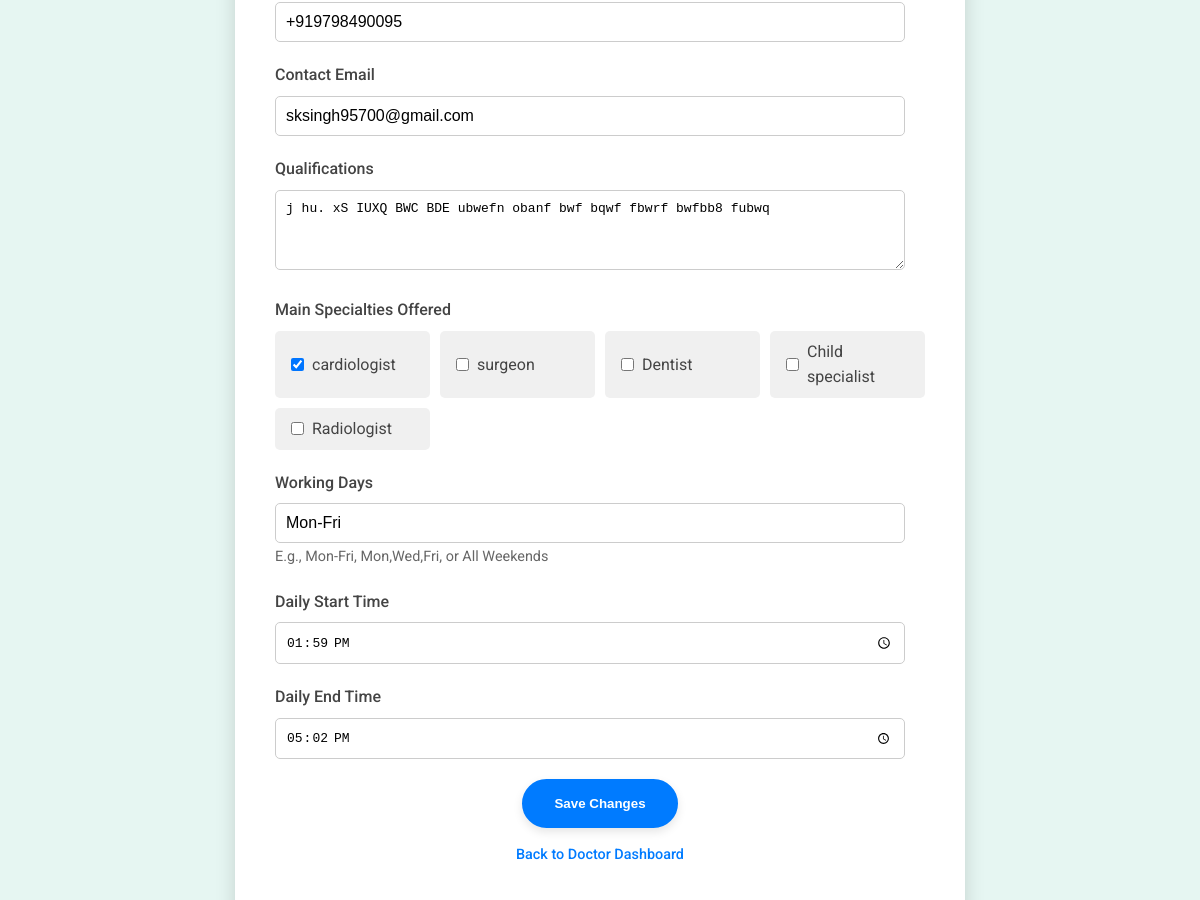
The page /doctors/profile/edit/ (signed in, middle part) on the database as committed earlier.
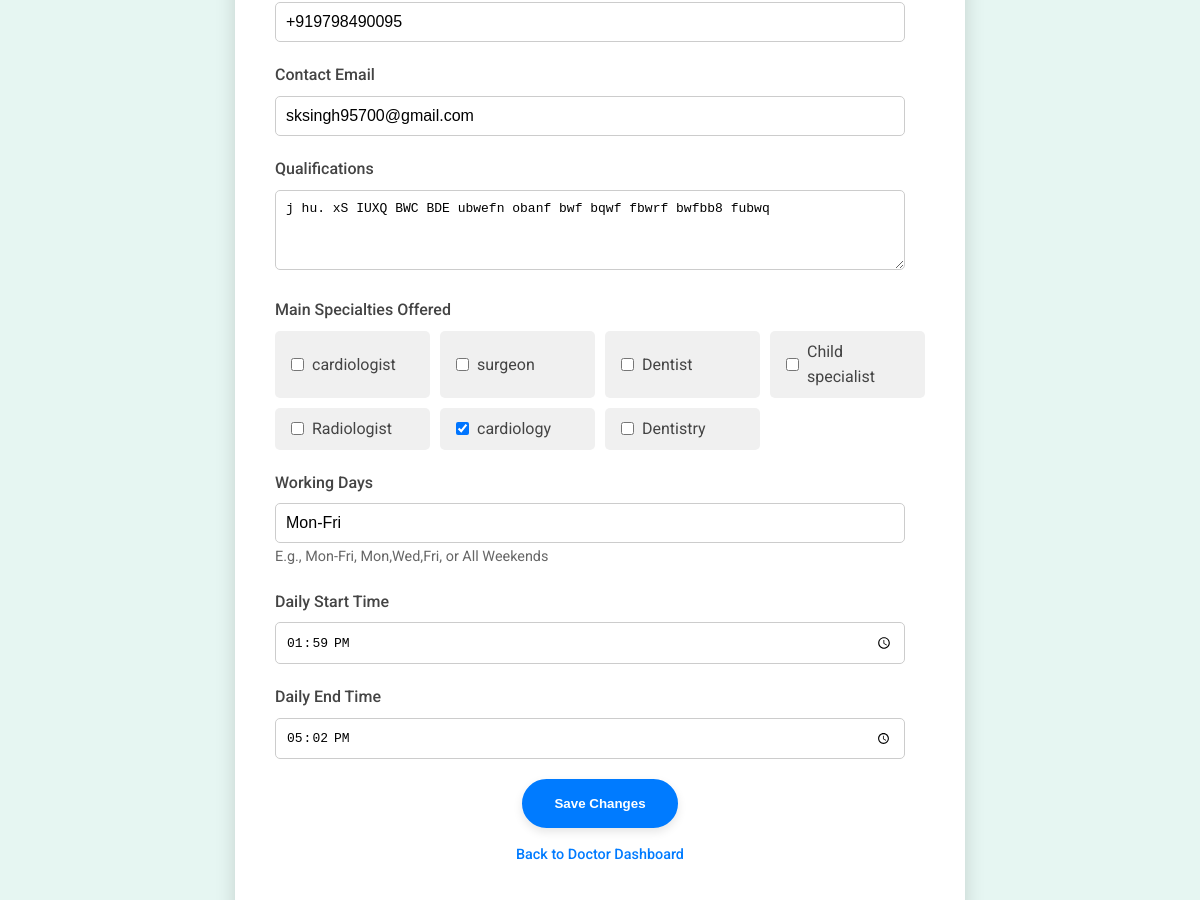
The same page on the database as committed later.
### doctors/models.py (models this page shows)
class Specialty(models.Model):
    name = models.CharField(max_length=100, unique=True)
    class Meta:
        verbose_name_plural = "Specialties"
    def __str__(self):
        return self.name

### doctors/views.py (the view)
# urls.py: path('profile/edit/', views.doctor_profile_edit, name='doctor_profile_edit'),
@login_required
def doctor_profile_edit(request):
    try:
        doctor = request.user.doctor_login_profile
        if not doctor.is_approved:
            messages.warning(request, "Your doctor profile is pending approval. You cannot edit it until approved.")
            return redirect('doctor_dashboard') # Or landing_page
    except Doctor.DoesNotExist:
        messages.error(request, "You are not registered as a doctor.")
        return redirect('register_clinic')
    if request.method == 'POST':
        form = DoctorProfileEditForm(request.POST, instance=doctor)
        if form.is_valid():
            doctor_instance = form.save(commit=False)
            doctor_instance.save() # Save the doctor's non-M2M fields
            form.save_m2m() # Save the ManyToManyField (specialties)
            messages.success(request, 'Your profile has been updated successfully!')
            return redirect('doctor_dashboard') # Redirect back to doctor dashboard
        else:
            messages.error(request, 'Please correct the errors below.')
    else:
        form = DoctorProfileEditForm(instance=doctor) # Pre-populate form with current doctor data
    context = {
        'form': form,
        'doctor': doctor, # Pass doctor object for template title/context
    }
    return render(request, 'doctors/doctor_profile_edit.html', context)

### templates/doctors/doctor_profile_edit.html (shortened to what this page needs)
{% extends 'base.html' %}
{% block content %}
    <section class="profile-edit-section">
        <div class="container">
            <div class="profile-edit-card">
                <form method="post">
                    {% for field in form %}
                        <div class="form-group">
                            <label for="{{ field.id_for_label }}">{{ field.label }}</label>
                            {% if field.name == 'specialties' %}
                                <ul class="checkbox-select-multiple">
                                    {% for choice in field %}
                                        <li>
                                            {{ choice.tag }}
                                            <label for="{{ choice.id_for_label }}">{{ choice.choice_label }}</label>
                                        </li>
                                    {% endfor %}
                                </ul>
                            {% else %}
                                {{ field }}
                            {% endif %}
                            {% if field.help_text %}
                                <small class="help-text">{{ field.help_text }}</small>
                            {% endif %}
                        </div>
                    {% endfor %}
                    <button type="submit" class="btn-primary">Save Changes</button>
                </form>
                <div class="help-text">
                    <p><a href="{% url 'doctor_dashboard' %}">Back to Doctor Dashboard</a></p>
                </div>
            </div>
        </div>
    </section>
{% endblock %}

Rows that differ between the two databases and show on the page:
added Specialty: choice_label "cardiology"
added Specialty: choice_label "Dentistry"
Other text that changed with them:
form field specialties: "☑" → "☐"
